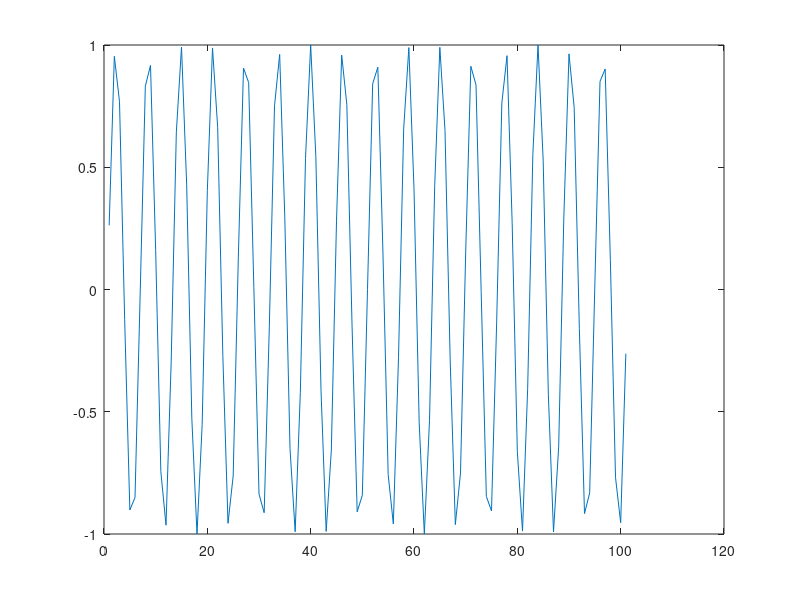

The MATLAB script that drew this image:
% Octave Script
% Title           :Funciones Trascendentes: Trigonométricas, Logarítmicas y Exponenciales (Ejercicio_7)
% Correo          :urbanoorlando79@gmail.com
% Description     :Script para graficar funicones y determinar que tipo de funcion es.
% Author          :Orlando Urbano Trejo (Lando)
% Date            :23_11_2021
% Version         :1
% Usage           :octave>path/Ejercicio_7
%                 :Requiere aplicación octave, usar linea de comandos
%                 :https://octaveintro.readthedocs.io/en/latest/index.html

clear
disp ('Función7');
% Dominio de la función
v=-50:1:50
% Regla de correspondencia
fx = sin(v)
disp ('La función seno es una función real');
disp ('El dominio de la función es (-∞, ∞)');
disp ('El rango de la función es de [-1,1]');
disp ('Los puntos donde f(x)=0 son los puntos (2π, 0), (0,0)');
% Plotear función
plot (fx)
